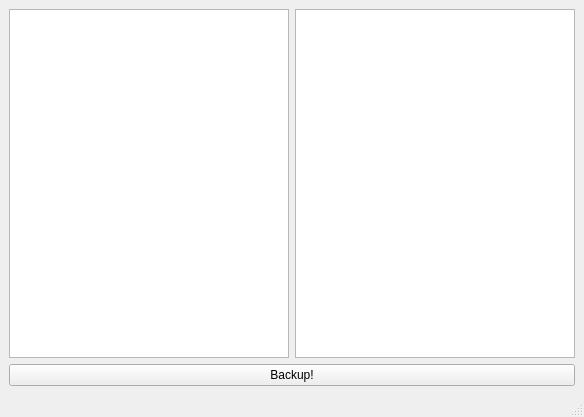
<?xml version="1.0" encoding="UTF-8"?>
<ui version="4.0">
 <class>MainWindow</class>
 <widget class="QMainWindow" name="MainWindow">
  <property name="geometry">
   <rect>
    <x>0</x>
    <y>0</y>
    <width>584</width>
    <height>417</height>
   </rect>
  </property>
  <property name="windowTitle">
   <string>MainWindow</string>
  </property>
  <widget class="QWidget" name="centralwidget">
   <layout class="QGridLayout" name="gridLayout">
    <item row="0" column="0">
     <widget class="QListView" name="lvSource"/>
    </item>
    <item row="0" column="1">
     <widget class="QListView" name="lvBackup"/>
    </item>
    <item row="1" column="0" colspan="2">
     <widget class="QPushButton" name="btnBackup">
      <property name="text">
       <string>Backup!</string>
      </property>
     </widget>
    </item>
   </layout>
  </widget>
  <widget class="QMenuBar" name="menubar">
   <property name="geometry">
    <rect>
     <x>0</x>
     <y>0</y>
     <width>584</width>
     <height>21</height>
    </rect>
   </property>
  </widget>
  <widget class="QStatusBar" name="statusbar"/>
 </widget>
 <resources/>
 <connections/>
</ui>
